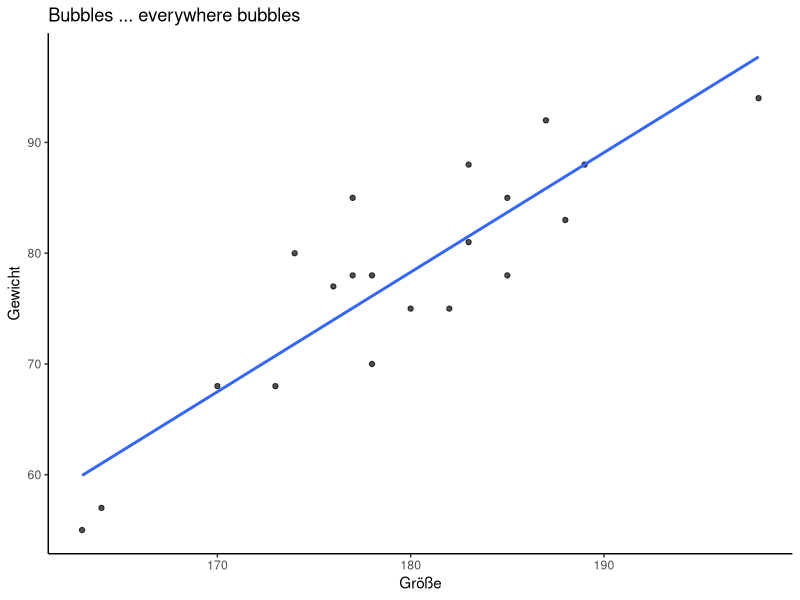

Generate this figure with R:
# Title     : Bubble Graph Plot
# Objective : Create Graph as in example for Bubble Plot in R on Page 71 of MT122.4
# Created by: Daniel Wernle
# Created on: 30/03/2021

dataset <- read.csv(file = "./table4.1.csv", encoding = "UTF-8", header = TRUE, sep = ",")

# Libraries
#install.packages("ggplot2")
library(ggplot2)

# Bubble Plot
p <- ggplot(dataset, aes(x=height, y=weight))
p <- p + geom_point(alpha=0.7)
p <- p + theme_classic()
p <- p + ggtitle("Bubbles ... everywhere bubbles")
p <- p + xlab("Größe")
p <- p + ylab("Gewicht")
# Regressionsgerade hinzufügen
p <- p + geom_smooth(method='lm', se=0)
p

